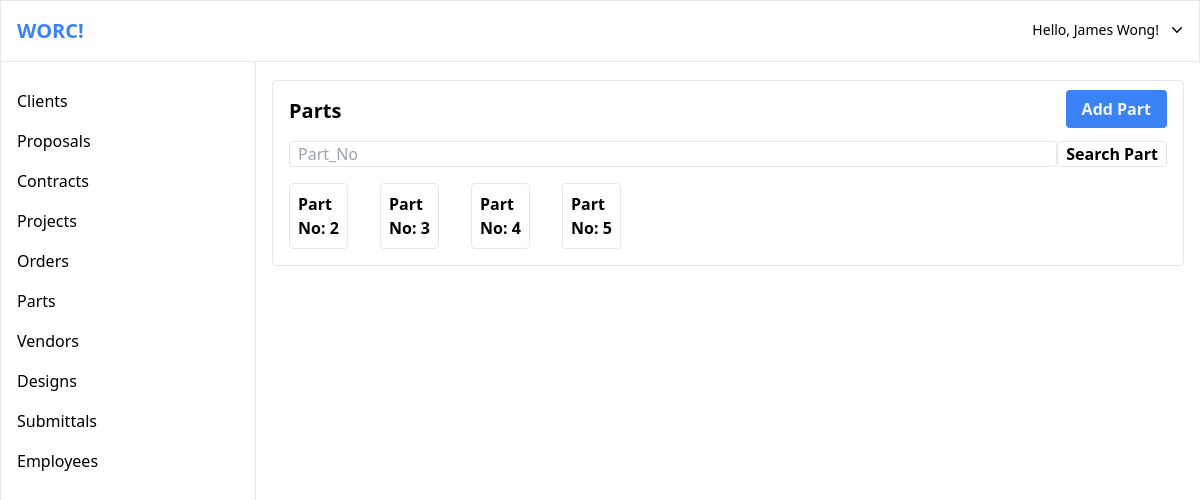
The app's page /part/index.php (signed in) with its own data.
### tables this page shows
CREATE TABLE Part 
(
	Part_No	INT	NOT NULL,  
	PRIMARY KEY (Part_No) 
);

### data/part.php (called while the page is built, shortened)
<?php
function get_parts($db){
	$q = "
		SELECT Part.*
		FROM Part
		GROUP BY Part.Part_No
		";
	return $db->query($q);
}
?>

### part/index.php (the view, shortened to what this page needs)
<?php
require_once('../db.php');
require_once('../data/part.php');
$parts = [];
$search_term = $_GET['search_term'] ?? '';
try {
	$parts = empty($search_term) ? get_parts($db): search_parts($db, $search_term);
	$parts = $parts->fetchAll(PDO::FETCH_ASSOC);
} catch(Exception $e) {
	$parts = [];
	$error = 'Failed to execute search query or fetch data.';
}
include('../templates/top.php');
?>
<?php
include('../templates/top-bar.php');
?>
<div>
    <?php
    include('../templates/side-bar.php');
    ?>
    <div class="pt-16 ml-64">
        <main class="m-4 border rounded">
            <div class="grid grid-cols-2 m-4">
                <h1 class="text-xl font-semibold">Parts</h1>
				<div class="text-right">
                    <a href="create.php" class="hover:bg-blue-400 bg-blue-500 text-blue-50 py-2 px-4 rounded font-semibold">Add Part</a>
                </div>
            </div>
            <form class="m-4 flex" method="GET" action="index.php">
				<input class="border px-2 rounded grow" type="search" placeholder="Part_No" name="search_term" value="<?=$search_term?>">
				<button class="hover:text-blue-400 hover:border-blue-400 border px-2 text-black rounded font-semibold" type="submit">Search Part</button>
			</form>
			<div class="grid grid-cols-10 gap-8 m-4">
			<?php
			foreach($parts as $part) {
			?>
				<a href="part.php?id=<?=$part['Part_No']?>" class="border rounded hover:border-blue-500">
					<section>
						<dl class="p-2">
							<dt class="font-bold"><?="Part No: ".$part['Part_No'] ?></dt>
						</dl>
					</section>
				</a>
			<?php
			}
			?>
			</div>
		</main>
	</div>
</div>
<?php
include('../templates/bottom.php');
?>
<?php
include('../templates/bottom.php');
?>

### records on screen
part: Part_No "2"
part: Part_No "3"
part: Part_No "4"
part: Part_No "5"

### other values on screen
$first_name "James"
$last_name "Wong"
